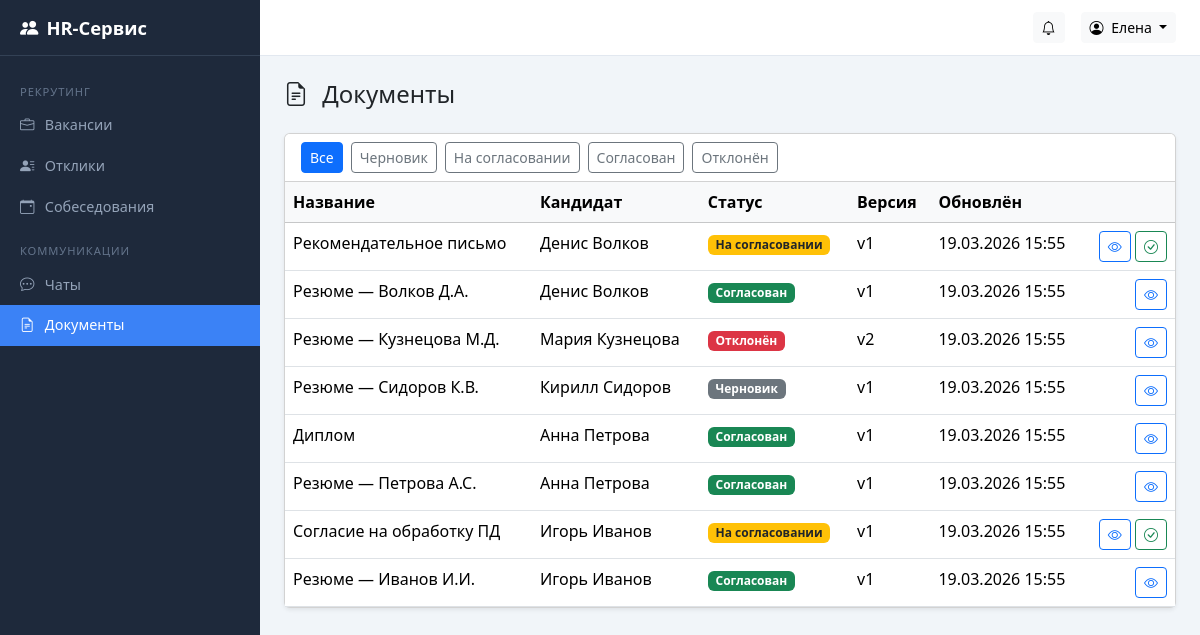
Page /documents/ (signed in) on the committed database.
### accounts/models.py (models this page shows, shortened)
class User(AbstractUser):
    class Role(models.TextChoices):
        CANDIDATE = "candidate", "Кандидат"
        HR = "hr", "HR-специалист"
        DIRECTOR = "director", "Руководитель"
        ADMIN = "admin", "Администратор"
    role = models.CharField(
        "Роль", max_length=20, choices=Role.choices, default=Role.CANDIDATE
    )
    patronymic = models.CharField("Отчество", max_length=150, blank=True)
    phone = models.CharField("Телефон", max_length=20, blank=True)
    class Meta:
        verbose_name = "Пользователь"
        verbose_name_plural = "Пользователи"
    def __str__(self):
        return self.get_full_name() or self.username
    @property
    def is_candidate(self):
        return self.role == self.Role.CANDIDATE
    @property
    def is_admin_role(self):
        return self.role == self.Role.ADMIN
    @property
    def can_manage(self):
        return self.role in (self.Role.HR, self.Role.DIRECTOR, self.Role.ADMIN)
    @property
    def can_view_analytics(self):
        return self.role in (self.Role.DIRECTOR, self.Role.ADMIN)

### documents/models.py (models this page shows, shortened)
class Document(models.Model):
    class Status(models.TextChoices):
        DRAFT = "draft", "Черновик"
        PENDING = "pending", "На согласовании"
        APPROVED = "approved", "Согласован"
        REJECTED = "rejected", "Отклонён"
    title = models.CharField("Название", max_length=255)
    description = models.TextField("Описание", blank=True)
    candidate = models.ForeignKey(
        settings.AUTH_USER_MODEL,
        on_delete=models.CASCADE,
        related_name="documents",
        verbose_name="Кандидат",
    )
    status = models.CharField(
        "Статус", max_length=20, choices=Status.choices, default=Status.DRAFT
    )
    created_at = models.DateTimeField("Создан", auto_now_add=True)
    updated_at = models.DateTimeField("Обновлён", auto_now=True)
    class Meta:
        verbose_name = "Документ"
        verbose_name_plural = "Документы"
        ordering = ["-updated_at"]
    @property
    def current_version(self):
        return self.versions.order_by("-version_number").first()

class DocumentVersion(models.Model):
    document = models.ForeignKey(
        Document, on_delete=models.CASCADE, related_name="versions", verbose_name="Документ"
    )
    file = models.FileField("Файл", upload_to="documents/%Y/%m/")
    version_number = models.PositiveIntegerField("Версия")
    uploaded_by = models.ForeignKey(
        settings.AUTH_USER_MODEL,
        on_delete=models.SET_NULL,
        null=True,
        verbose_name="Загрузил",
    )
    comment = models.TextField("Комментарий", blank=True)
    uploaded_at = models.DateTimeField("Загружен", auto_now_add=True)
    class Meta:
        verbose_name = "Версия документа"
        verbose_name_plural = "Версии документов"
        ordering = ["-version_number"]

### documents/views.py (the view)
# urls.py: path("", views.document_list, name="document_list"),
@login_required
def document_list(request):
    user = request.user
    if user.is_candidate:
        docs = Document.objects.filter(candidate=user)
    else:
        docs = Document.objects.all()
    status_filter = request.GET.get("status")
    if status_filter:
        docs = docs.filter(status=status_filter)
    return render(request, "documents/list.html", {
        "documents": docs,
        "status_filter": status_filter,
        "status_choices": Document.Status.choices,
    })

### templates/documents/list.html (shortened to what this page needs)
{% extends "base.html" %}
{% block content %}
<div class="d-flex justify-content-between align-items-center mb-4">
  <h4 class="mb-0">
    <i class="bi bi-file-earmark-text me-2"></i>
    {% if user.is_candidate %}Мои документы{% else %}Документы{% endif %}
  </h4>
</div>
<div class="card shadow-sm">
  <div class="card-header bg-white d-flex gap-2 flex-wrap">
    <a href="{% url 'documents:document_list' %}"
       class="btn btn-sm {% if not status_filter %}btn-primary{% else %}btn-outline-secondary{% endif %}">
      Все
    </a>
    {% for value, label in status_choices %}
      <a href="?status={{ value }}"
         class="btn btn-sm {% if status_filter == value %}btn-primary{% else %}btn-outline-secondary{% endif %}">
        {{ label }}
      </a>
    {% endfor %}
  </div>
  <div class="table-responsive">
    <table class="table table-hover mb-0">
      <thead class="table-light">
        <tr>
          <th>Название</th>
          {% if not user.is_candidate %}<th>Кандидат</th>{% endif %}
          <th>Статус</th>
          <th>Версия</th>
          <th>Обновлён</th>
          <th></th>
        </tr>
      </thead>
      <tbody>
        {% for doc in documents %}
          <tr>
            <td>{{ doc.title }}</td>
            {% if not user.is_candidate %}<td>{{ doc.candidate }}</td>{% endif %}
            <td>
              {% if doc.status == "draft" %}
                <span class="badge bg-secondary">Черновик</span>
              {% elif doc.status == "pending" %}
                <span class="badge bg-warning text-dark">На согласовании</span>
              {% elif doc.status == "approved" %}
                <span class="badge bg-success">Согласован</span>
              {% elif doc.status == "rejected" %}
                <span class="badge bg-danger">Отклонён</span>
              {% endif %}
            </td>
            <td>v{{ doc.current_version.version_number|default:"—" }}</td>
            <td>{{ doc.updated_at|date:"d.m.Y H:i" }}</td>
            <td class="text-end">
              <a href="{% url 'documents:document_detail' doc.pk %}" class="btn btn-sm btn-outline-primary">
                <i class="bi bi-eye"></i>
              </a>
              {% if user.can_manage and doc.status == "pending" %}
                <a href="{% url 'documents:document_review' doc.pk %}" class="btn btn-sm btn-outline-success">
                  <i class="bi bi-check-circle"></i>
                </a>
              {% endif %}
            </td>
          </tr>
        {% empty %}
          <tr><td colspan="6" class="text-center text-muted py-4">Документов нет</td></tr>
        {% endfor %}
      </tbody>
    </table>
  </div>
</div>
{% endblock %}

### templates/base.html (shortened to what this page needs)
<!DOCTYPE html>
<html lang="ru">
<head>
  <link href="https://cdn.jsdelivr.net/npm/bootstrap@5.3.3/dist/css/bootstrap.min.css" rel="stylesheet">
  <link href="https://cdn.jsdelivr.net/npm/bootstrap-icons@1.11.3/font/bootstrap-icons.min.css" rel="stylesheet">
</head>
<body>
{% if user.is_authenticated %}
  <nav class="sidebar" id="sidebar">
    <div class="sidebar-brand">
      <i class="bi bi-people-fill me-2"></i> HR-Сервис
    </div>
    <div class="sidebar-nav">
      {% if user.can_manage %}
        <div class="nav-section">Рекрутинг</div>
        <a class="nav-link {% if request.resolver_match.app_name == 'vacancies' and 'application' not in request.resolver_match.url_name|default:'' and 'interview' not in request.resolver_match.url_name|default:'' %}active{% endif %}"
           href="{% url 'vacancies:vacancy_list' %}">
          <i class="bi bi-briefcase"></i> Вакансии
        </a>
        <a class="nav-link {% if request.resolver_match.url_name == 'application_list' %}active{% endif %}"
           href="{% url 'vacancies:application_list' %}">
          <i class="bi bi-person-lines-fill"></i> Отклики
        </a>
        <a class="nav-link {% if 'interview' in request.resolver_match.url_name|default:'' %}active{% endif %}"
           href="{% url 'vacancies:interview_list' %}">
          <i class="bi bi-calendar-event"></i> Собеседования
        </a>
        <div class="nav-section">Коммуникации</div>
        <a class="nav-link {% if request.resolver_match.app_name == 'chat' %}active{% endif %}"
           href="{% url 'chat:room_list' %}">
          <i class="bi bi-chat-dots"></i> Чаты
        </a>
        <a class="nav-link {% if request.resolver_match.app_name == 'documents' %}active{% endif %}"
           href="{% url 'documents:document_list' %}">
          <i class="bi bi-file-earmark-text"></i> Документы
        </a>
      {% endif %}
    </div>
  </nav>
  <div class="topbar">
    <div class="ms-auto d-flex align-items-center gap-3">
      {% if user.can_manage or user.is_candidate %}
      <a href="{% url 'vacancies:notification_list' %}" class="btn btn-light btn-sm position-relative">
        <i class="bi bi-bell"></i>
      </a>
      {% endif %}
      <div class="dropdown">
        <button class="btn btn-light btn-sm dropdown-toggle" data-bs-toggle="dropdown">
          <i class="bi bi-person-circle me-1"></i> {{ user.get_short_name|default:user.username }}
        </button>
      </div>
    </div>
  </div>
  <main class="main-content">
    {% block content %}{% endblock %}
  </main>
{% else %}
  {% block anonymous_content %}{% endblock %}
{% endif %}
</body>
</html>

### templates/base.html (style rules this page uses)
:root { --sidebar-width: 260px; --sidebar-bg: #1e293b; --sidebar-hover: #334155; --sidebar-active: #3b82f6; --topbar-height: 56px; }
body { background: #f1f5f9; }
.sidebar { position: fixed; top: 0; left: 0; bottom: 0; width: var(--sidebar-width); background: var(--sidebar-bg); color: #cbd5e1; overflow-y: auto; z-index: 1030; transition: transform .2s; }
.sidebar-brand { height: var(--topbar-height); display: flex; align-items: center; padding: 0 1.25rem; font-size: 1.15rem; font-weight: 600; color: #fff; border-bottom: 1px solid #334155; }
.sidebar-nav { padding: .75rem 0; }
.sidebar-nav .nav-link { color: #94a3b8; padding: .6rem 1.25rem; display: flex; align-items: center; gap: .65rem; font-size: .9rem; border-radius: 0; transition: background .15s, color .15s; }
.sidebar-nav .nav-link.active { background: var(--sidebar-active); color: #fff; }
.sidebar-nav .nav-section { padding: .5rem 1.25rem .25rem; font-size: .7rem; text-transform: uppercase; letter-spacing: .08em; color: #64748b; margin-top: .5rem; }
.topbar { position: fixed; top: 0; left: var(--sidebar-width); right: 0; height: var(--topbar-height); background: #fff; border-bottom: 1px solid #e2e8f0; display: flex; align-items: center; padding: 0 1.5rem; z-index: 1020; }
.main-content { margin-left: var(--sidebar-width); margin-top: var(--topbar-height); padding: 1.5rem; min-height: calc(100vh - var(--topbar-height)); }

### rows in the picture
User: get_short_name "Елена"
Document: title "Рекомендательное письмо", candidate "Денис Волков", status "На согласовании", current_version.version_number "1", updated_at "19.03.2026 15:55"
Document: title "Резюме — Волков Д.А.", candidate "Денис Волков", status "Согласован", current_version.version_number "1", updated_at "19.03.2026 15:55"
Document: title "Резюме — Кузнецова М.Д.", candidate "Мария Кузнецова", status "Отклонён", current_version.version_number "2", updated_at "19.03.2026 15:55"
Document: title "Резюме — Сидоров К.В.", candidate "Кирилл Сидоров", status "Черновик", current_version.version_number "1", updated_at "19.03.2026 15:55"
Document: title "Диплом", candidate "Анна Петрова", status "Согласован", current_version.version_number "1", updated_at "19.03.2026 15:55"
Document: title "Резюме — Петрова А.С.", candidate "Анна Петрова", status "Согласован", current_version.version_number "1", updated_at "19.03.2026 15:55"
Document: title "Согласие на обработку ПД", candidate "Игорь Иванов", status "На согласовании", current_version.version_number "1", updated_at "19.03.2026 15:55"
Document: title "Резюме — Иванов И.И.", candidate "Игорь Иванов", status "Согласован", current_version.version_number "1", updated_at "19.03.2026 15:55"

### other values in the picture
{{ label }} "Черновик" "На согласовании" "Согласован" "Отклонён"
